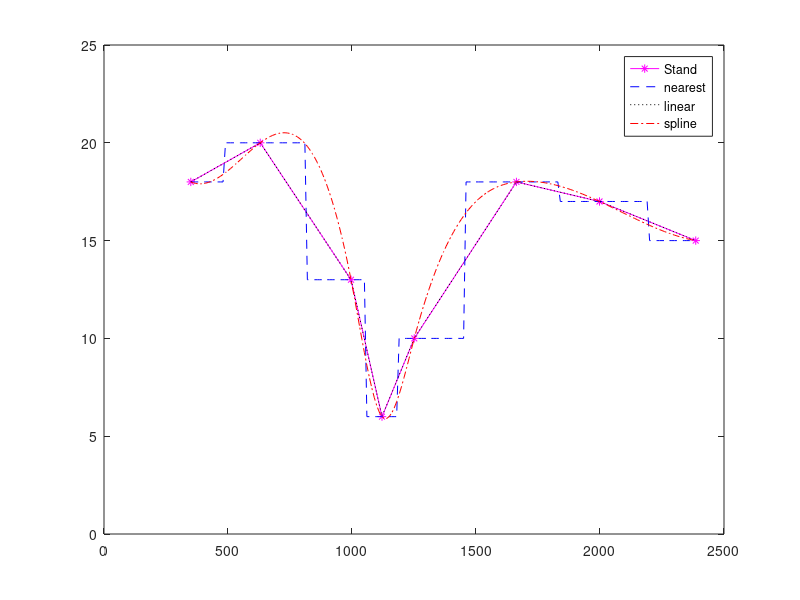

Here is the MATLAB script that generated this plot:
clear;
X= [350   630   996  1121  1251  1663  1998  2386];
Y= [18  20  13   6  10  18  17  15];
XW= [583  1045 1058 1441 1570 1803];

YW1=interp1(X, Y, XW, 'nearest');
YW2=interp1(X, Y, XW, 'linear');
YW3=interp1(X, Y, XW, 'spline'); 
sYW1=sum(YW1)
sYW2=sum(YW2)
sYW3=sum(YW3)

t=[583  1045 1058 1441 1570 1803];

xi = [X(1):10:X(length(X))];


yin=interp1(X,Y,xi, 'nearest');

yil=interp1(X,Y,xi, 'linear');

yis=interp1(X,Y,xi, 'spline');

figure
plot(X,Y, 'm-*');
hold on
plot(xi, yin,  'b--');
hold on
plot(xi, yil,  'k:');
hold on
plot(xi, yis,  'r-.');
hold on
legend('Stand','nearest','linear','spline');
